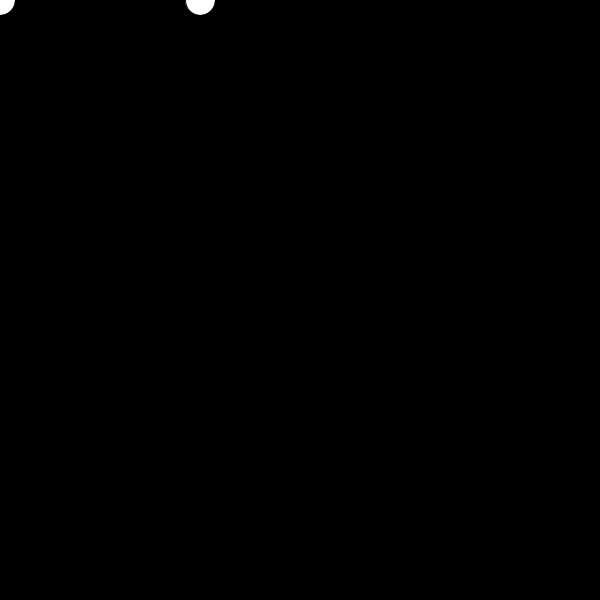
Frame 1 (no input)
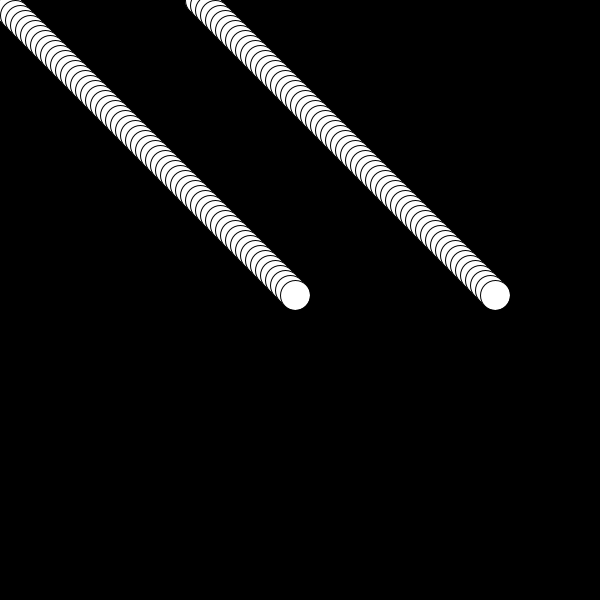
Frame 60 (the mouse pressed at the canvas centre just before this capture)
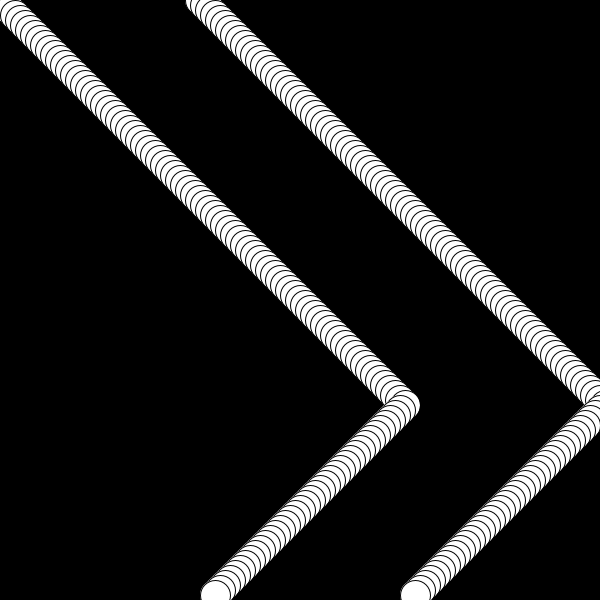
Frame 120 (the mouse held since frame 60 and released just before this capture)

The Processing sketch that drew these frames (run headless with seeded random() and noise(); from frame 60 on, the mouse is pressed at the canvas centre):

// Processing sketch: processing_144144
// ── processing_144144.pde

/*import gifAnimation.*;
GifMaker gifExport;
*/
int x = 200;
int x2 = 0;
int y = 0;
int r = 30;
int s = 5;
int a = 5;
int n = 0;
int y2 = 0;

void setup(){
  size(600,600);
  background(0);
  //gifExport = new GifMaker(this, "pattern.gif");
  //gifExport.setRepeat(0);
}

void draw(){
  ellipse(x,y,r,r);
  x+=a;
  y=y+s;
  ellipse(x2,y2,r,r);
  x2+=a;
  y2+=s;
  if (frameCount<1900){
  if (x>width || x< 200){
    a=a*-1;
  }
  if (y>height || y<0){
    s=s*-1;
  }
  }
  //println(frameCount);
  /*if (frameCount/10 == n){ 
  gifExport.setDelay(1);
  gifExport.addFrame();
  n = n+1;
  }*/
}

void mousePressed(){
  save("pattern3.jpg");
  println("saved");
}

/*void mousePressed(){
  gifExport.finish();
  println("gif saved");
}*/
